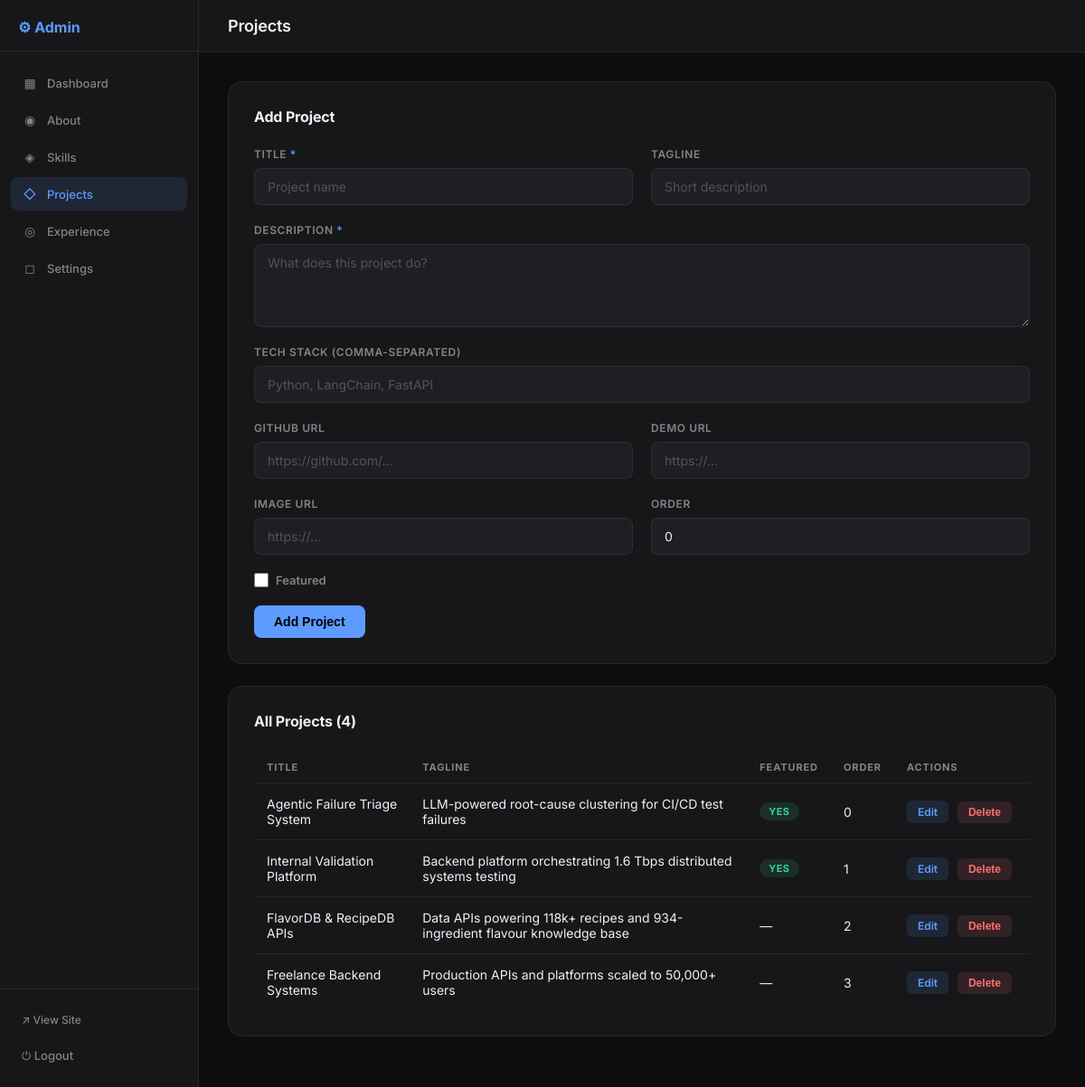
/admin/projects (signed in), run on the app's committed database.
### app/models/content.py (models this page shows, shortened)
class Project(db.Model):
    __tablename__ = "projects"
    id = db.Column(db.Integer, primary_key=True)
    title = db.Column(db.String(150), nullable=False)
    tagline = db.Column(db.String(200), default="")
    description = db.Column(db.Text, nullable=False)
    tech_stack = db.Column(db.String(300), default="")  # comma-separated
    github_url = db.Column(db.String(255), default="")
    demo_url = db.Column(db.String(255), default="")
    image_url = db.Column(db.String(255), default="")
    is_featured = db.Column(db.Boolean, default=False)
    order = db.Column(db.Integer, default=0)
    created_at = db.Column(db.DateTime, default=datetime.utcnow)

### app/views/admin.py (the view)
@admin_bp.route("/projects")
@login_required
def projects():
    all_projects = content_ctrl.get_all_projects()
    return render_template("admin/projects.html", projects=all_projects)

### app/controllers/content.py (called while the page is built)
def get_all_projects():
    return Project.query.order_by(Project.order).all()

### app/models/admin.py (called while the page is built)
@login_manager.user_loader
def load_user(user_id):
    return AdminUser.query.get(int(user_id))

### app/templates/admin/projects.html (shortened to what this page needs)
{% extends "admin/base.html" %}
{% block page_title %}Projects{% endblock %}
{% block content %}
<div class="admin-section">
  <div class="admin-section__header">
    <h2>Add Project</h2>
  </div>
  <form method="POST" action="{{ url_for('admin.project_add') }}" class="admin-form">
    <div class="form-row">
      <div class="form-group">
        <label>Title <span class="req">*</span></label>
        <input type="text" name="title" required placeholder="Project name" />
      </div>
      <div class="form-group">
        <label>Tagline</label>
        <input type="text" name="tagline" placeholder="Short description" />
      </div>
    </div>
    <div class="form-group">
      <label>Description <span class="req">*</span></label>
      <textarea name="description" required rows="4" placeholder="What does this project do?"></textarea>
    </div>
    <div class="form-group">
      <label>Tech Stack (comma-separated)</label>
      <input type="text" name="tech_stack" placeholder="Python, LangChain, FastAPI" />
    </div>
    <div class="form-row">
      <div class="form-group">
        <label>GitHub URL</label>
        <input type="url" name="github_url" placeholder="https://github.com/..." />
      </div>
      <div class="form-group">
        <label>Demo URL</label>
        <input type="url" name="demo_url" placeholder="https://..." />
      </div>
    </div>
    <div class="form-row">
      <div class="form-group">
        <label>Image URL</label>
        <input type="url" name="image_url" placeholder="https://..." />
      </div>
      <div class="form-group">
        <label>Order</label>
        <input type="number" name="order" value="0" />
      </div>
    </div>
    <div class="form-group form-group--check">
      <label><input type="checkbox" name="is_featured" /> Featured</label>
    </div>
    <div class="form-actions">
      <button type="submit" class="btn btn--primary">Add Project</button>
    </div>
  </form>
</div>
<div class="admin-section">
  <div class="admin-section__header">
    <h2>All Projects ({{ projects | length }})</h2>
  </div>
  {% if projects %}
  <div class="table-wrap">
    <table class="admin-table">
      <thead>
        <tr><th>Title</th><th>Tagline</th><th>Featured</th><th>Order</th><th>Actions</th></tr>
      </thead>
      <tbody>
        {% for project in projects %}
        <tr>
          <td>{{ project.title }}</td>
          <td>{{ project.tagline or '—' }}</td>
          <td>{% if project.is_featured %}<span class="status-pill status-pill--read">Yes</span>{% else %}—{% endif %}</td>
          <td>{{ project.order }}</td>
          <td class="actions-cell">
            <a href="{{ url_for('admin.project_edit', project_id=project.id) }}" class="btn-action btn-action--edit">Edit</a>
            <form method="POST" action="{{ url_for('admin.project_delete', project_id=project.id) }}" style="display:inline"
                  onsubmit="return confirm('Delete {{ project.title }}?')">
              <button type="submit" class="btn-action btn-action--delete">Delete</button>
            </form>
          </td>
        </tr>
        {% endfor %}
      </tbody>
    </table>
  </div>
  {% else %}
    <p class="empty-state">No projects yet. Add one above.</p>
  {% endif %}
</div>
{% endblock %}

### app/static/css/admin.css (style rules this page uses)
*, *::before, *::after { box-sizing: border-box; margin: 0; padding: 0; }
:root { --bg: #0d0d0f; --surface: #17171a; --surface-2:#1f1f23; --border: rgba(255,255,255,0.07); --white: #f0f0f5; --muted: rgba(240,240,245,0.5); --accent: #5e9bff; --danger: #f87171; --success: #34d399; --warn: #fbbf24; --font: 'Inter', -apple-system, BlinkMacSystemFont, sans-serif; --sidebar-w: 220px; --radius: 12px; }
body { font-family: var(--font); background: var(--bg); color: var(--white); -webkit-font-smoothing: antialiased; }
.admin-body { display: flex; min-height: 100vh; }
.admin-section { background: var(--surface); border: 1px solid var(--border); border-radius: 16px; padding: 28px; margin-bottom: 24px; }
.admin-section__header { display: flex; justify-content: space-between; align-items: center; margin-bottom: 24px; flex-wrap: wrap; gap: 12px; }
.admin-section__header h2 { font-size: 16px; font-weight: 700; letter-spacing: -0.01em; }
.table-wrap { overflow-x: auto; }
.admin-table { width: 100%; border-collapse: collapse; font-size: 14px; }
.admin-table th { text-align: left; padding: 10px 14px; font-size: 11px; font-weight: 700; text-transform: uppercase; letter-spacing: 0.08em; color: var(--muted); border-bottom: 1px solid var(--border); white-space: nowrap; }
.admin-table td { padding: 14px; border-bottom: 1px solid var(--border); vertical-align: middle; }
.admin-table tr:last-child td { border-bottom: none; }
.actions-cell { white-space: nowrap; }
.status-pill { display: inline-block; padding: 3px 10px; border-radius: 980px; font-size: 11px; font-weight: 700; letter-spacing: 0.04em; text-transform: uppercase; }
.status-pill--read { background: rgba(52,211,153,0.12); color: var(--success); }
.btn-action { padding: 5px 12px; border-radius: 6px; font-size: 12px; font-weight: 600; cursor: pointer; border: none; margin-right: 6px; text-decoration: none; display: inline-block; transition: opacity 0.15s; }
.btn-action--edit { background: rgba(94,155,255,0.12); color: var(--accent); }
.btn-action--delete { background: rgba(248,113,113,0.12); color: var(--danger); }
.admin-form { display: flex; flex-direction: column; gap: 20px; }
.form-row { display: grid; grid-template-columns: 1fr 1fr; gap: 20px; }
.form-group { display: flex; flex-direction: column; gap: 8px; }
.form-group label { font-size: 12px; font-weight: 600; letter-spacing: 0.05em; text-transform: uppercase; color: var(--muted); }
.req { color: var(--accent); }
.form-group input, .form-group textarea, .form-group select { background: var(--surface-2); border: 1px solid var(--border); border-radius: 8px; padding: 11px 14px; font-family: var(--font); font-size: 14px; color: var(--white); outline: none; transition: border-color 0.2s, box-shadow 0.2s; resize: vertical; }
.form-group input::placeholder, .form-group textarea::placeholder { color: rgba(240,240,245,0.25); }
.form-group--check { flex-direction: row; align-items: center; }
.form-group--check label { font-size: 13px; text-transform: none; letter-spacing: 0; display: flex; align-items: center; gap: 8px; cursor: pointer; }
.form-group--check input[type="checkbox"] { width: 16px; height: 16px; accent-color: var(--accent); cursor: pointer; }
.form-actions { display: flex; gap: 12px; flex-wrap: wrap; }
.btn { display: inline-flex; align-items: center; justify-content: center; padding: 10px 22px; border-radius: 8px; font-size: 14px; font-weight: 600; cursor: pointer; border: none; text-decoration: none; transition: all 0.2s; }
.btn--primary { background: var(--accent); color: #000; }

### data on the page
Project: title "Agentic Failure Triage System", tagline "LLM-powered root-cause clustering for CI/CD test failures", is_featured "YES", order "0"
Project: title "Internal Validation Platform", tagline "Backend platform orchestrating 1.6 Tbps distributed systems testing", is_featured "YES", order "1"
Project: title "FlavorDB & RecipeDB APIs", tagline "Data APIs powering 118k+ recipes and 934-ingredient flavour knowledge base", order "2"
Project: title "Freelance Backend Systems", tagline "Production APIs and platforms scaled to 50,000+ users", order "3"

### other printed values
{{ projects | length }} "4"
